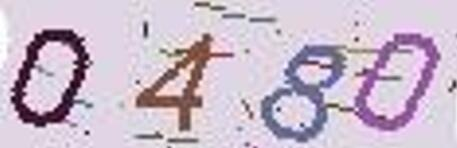
#> input picture src/识别验证码/img/0480.jpg, 457 x 148 px; its folder holds only this picture in this run
$ python captcha1.py
#> lines starting #> are read from the running program, lines starting #| are printed output that depends on the picture; after the words box and inside, x2 and y2 are one past the last pixel; in counts of white or black regions, pixels touching at a corner belong together
import pytesseract
from PIL import Image
import os
from collections import defaultdict

#tesseract.ext所在的文件路径
pytesseract.tesseract_cmd = 'D://Program Files (x86)/Tesseract-OCR/tesseract.exe'

#获取图片中像素点数量最多的像素，一般为背景图片
def get_threshold(image):
    '''
    defaultdict()在dict()的基础上添加了一个missing(key)的方法，
    在调用一个不存在的key的时候，defaultdict函数会调用“missing”，
    返回一个int,set,list,dict对应的默认数值，不会出现keyerror的情况。
    '''
    pixel_dict=defaultdict(int)
    #像素及像素出现次数的字典
    rows,cols=image.size
    for i in range(rows):
        for j in range(cols):
            pixel=image.getpixel((i,j))#检索指定坐标点的像素的RGB颜色值
            pixel_dict[pixel]+=1
    count_max=max(pixel_dict.values())#获取像素出现最多的次数
    pixel_dict_reverse={v:k for  k,v in pixel_dict.items()}# items()函数以列表返回可遍历的(键, 值) 元组数组
    threshold=pixel_dict_reverse[count_max]#获取出现次数最多的像素点
    return threshold

#按照阈值进行二值化处理
#threshold:像素阈值
def get_bin_table(threshold):
    #获取灰度转二值的映射table
    table=[]
    for i in range(256):
        rate=0.1#在threshold的适当范围内进行处理
        if threshold*(1-rate)<=i<=threshold*(1+rate):
            table.append(1)
        else:
            table.append(0)
    return table

#去掉二值化处理后的图片中的噪声点
def cut_noise(image):
    rows,cols=image.size
    change_pos=[]#记录噪声点的位置
    #遍历图片中的每个点，除掉边缘
    for i in range(1,rows-1):
        for j in range(1,cols-1):
            #pixel_set用来记录该点附近的黑色像素的数量
            pixel_set=[]
            #取该点的领域为该点附近的黑色像素的数量
            for m in range(i-1,i+2):
                for n in range(j-1,j+2):
                    if image.getpixel((m,n))!=1:#1为白色，0为黑色
                        pixel_set.append(image.getpixel((m,n)))

            #如果该位置的九宫格内的黑色数量小于等于4，则判断为噪音
            if len(pixel_set)<=4:
                change_pos.append((i,j))
    #对相应位置进行像素修改，将噪声处的像素置为1（白色）
    for pos in change_pos:
        image.putpixel(pos,1)
    return image #返回修改后的图片

#识别图片中的数字加字母
#传入参数为图片路径，返回结果为识别结果
def OCR_Img(img_path):
    image=Image.open(img_path)#打开图片文件
    imgry=image.convert('L')#转化为灰度图

    #获取图片中的出现次数最多的像素即为该图片的背景
    max_pixel=get_threshold(imgry)

    #将图片进行二值化处理，阈值为图片背景颜色
    table=get_bin_table(threshold=max_pixel)
    out=imgry.point(table,'1') #???

    #去掉图片中的噪声（孤立点）
    out=cut_noise(out)

    #保存图片
#     out.save('E://figures/img_gray.jpg')
    #仅识别图片中的数字
#     text=pytesseract.image_to_string(out,config='digits')
    #识别图片中的数字和字母
    text=pytesseract.image_to_string(out)

    #去掉识别结果中的特殊字符
    exclude_char_list='.:\\|\'\"?![],()~@#$%^&*_+-={};<>/¥‘ '
    text=''.join([x for x in text if x not in exclude_char_list])
    return text


def main():
    #识别指定文件目录下的图片
    #图片存放目录img
    dir='./img'
    correct_count=0 #图片总数
    total_count=0 #识别正确的图片数量
    #遍历img下的png,jpg文件
    for file in os.listdir(dir):
        if file.endswith('.png') or file.endswith('.jpg'):
            image_path='%s/%s'%(dir,file)#图片路径

            anwser=file.split('.')[0]#图片名称，即验证码的正确文字
            recognizition=OCR_Img(image_path)#图片识别的文字结果
#> in OCR_Img, image is the input picture: PIL image 457x148 RGB; mean R, G, B 202.2, 186.9, 203.2
#> in OCR_Img, `imgry=image.convert('L')#转化为灰度图`:
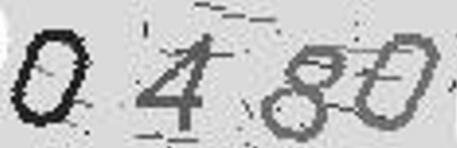
#> imgry: PIL image 457x148 L; min 7, max 255, mean 193.3
#> after the loop in get_threshold, `for i in range(rows):`: pixel_dict = 249 items
#> in get_threshold, `count_max=max(pixel_dict.values())#获取像素出现最多的次数`: count_max = 12988
#> in get_threshold, `pixel_dict_reverse={v:k for  k,v in pixel_dict.items()}# items()函数以列表返..`: pixel_dict_reverse = 160 items
#> in get_threshold, `threshold=pixel_dict_reverse[count_max]#获取出现次数最多的像素点`: threshold = 218
#> after the loop in get_bin_table, `for i in range(256):`: table = 256 values, max 1 at index 197, min 0 at index 0, mean 0.168
#> in OCR_Img, `out=imgry.point(table,'1')`:
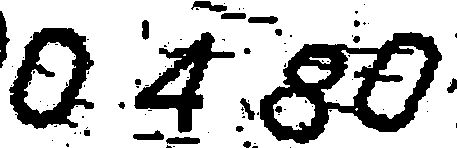
#> out: PIL image 457x148 1; 74.4% white; 100 black regions (78 under 20 px), largest, box (x1, y1, x2, y2) and area: (260, 32, 442, 144) 7932, (9, 28, 94, 129) 3906, (134, 32, 235, 133) 3274
#> after the loop in cut_noise, `for i in range(1,rows-1):`: change_pos = 49342 items
#> the loop in cut_noise, `for pos in change_pos:` made 49342 passes
#> pos on passes 1 to 3: (1, 1), (1, 2), (1, 3)
#> after the loop in cut_noise, `for pos in change_pos:`:
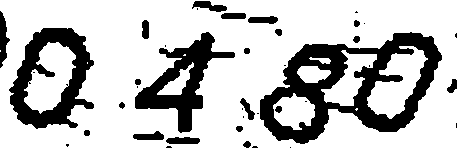
#> image: PIL image 457x148 1; 74.8% white; 40 black regions (18 under 20 px), largest, box (x1, y1, x2, y2) and area: (260, 32, 442, 144) 7895, (9, 28, 94, 129) 3868, (135, 32, 235, 133) 3251

            print((anwser,recognizition))
            if recognizition==anwser:
                correct_count+=1
            total_count+=1
    print('Total count:%d,correct:%d.'%(total_count,correct_count))


main()
#> (the call stopped at in OCR_Img, `text=pytesseract.image_to_string(out)`: pytesseract is not available in this run)
